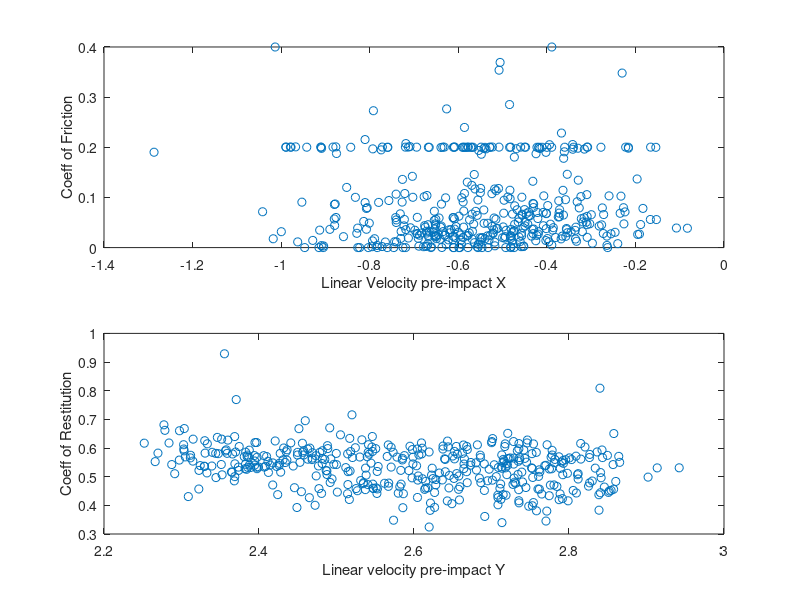
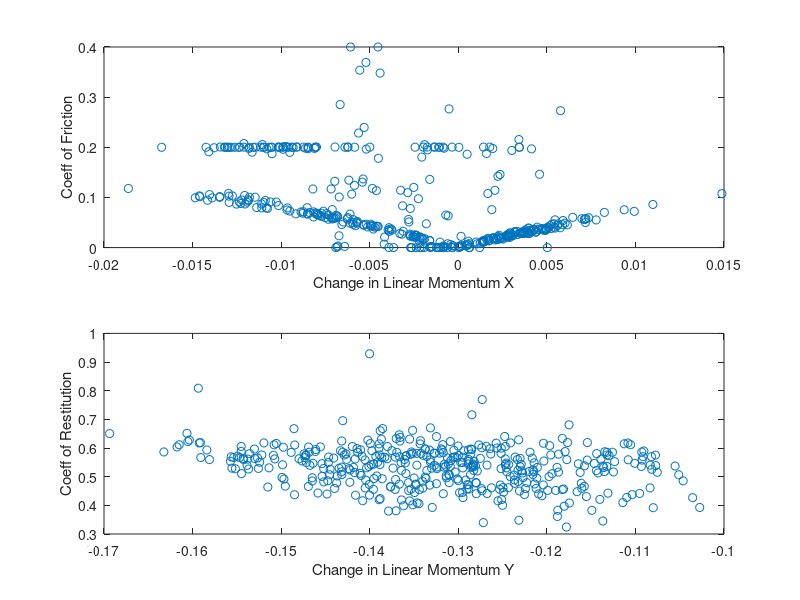

Here is the MATLAB script that generated these plots, in order:
function [  ] = visualizeMuEpsilon(  )

close all
addpath('/Users/nimafazeli/Documents/MATLAB/2017 01 - Learning Contact New Data/models')
addpath('/Users/nimafazeli/Documents/MATLAB/2017 01 - Learning Contact New Data/data')
load('epsilon_vy_APNewton')

ind_to_plot = find(data_vec(:,1)>-0.5);
figure
subplot(211)
plot(-data_vec(ind_to_plot,3),data_vec(ind_to_plot,1),'o')
xlabel 'Linear Velocity pre-impact X'
ylabel 'Coeff of Friction'
subplot(212)
plot(-data_vec(ind_to_plot,4),data_vec(ind_to_plot,2),'o')
xlabel 'Linear velocity pre-impact Y'
ylabel 'Coeff of Restitution'

figure
subplot(211)
plot(-data_vec(ind_to_plot,5),data_vec(ind_to_plot,1),'o')
xlabel 'Change in Linear Momentum X'
ylabel 'Coeff of Friction'
subplot(212)
plot(-data_vec(ind_to_plot,6),data_vec(ind_to_plot,2),'o')
xlabel 'Change in Linear Momentum Y'
ylabel 'Coeff of Restitution'


end

